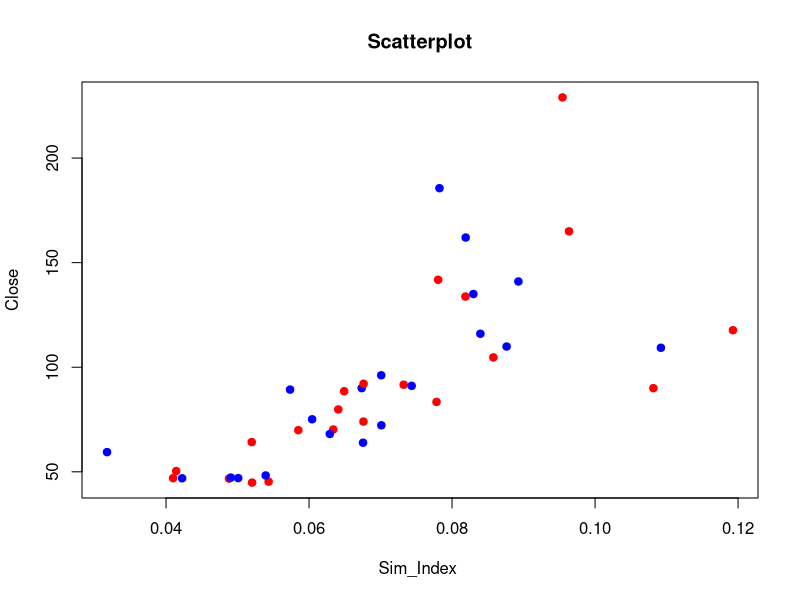
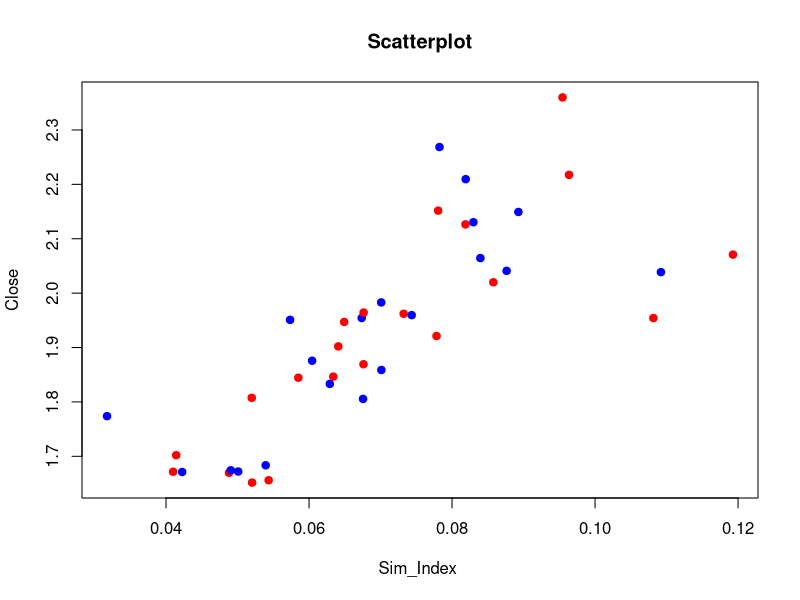
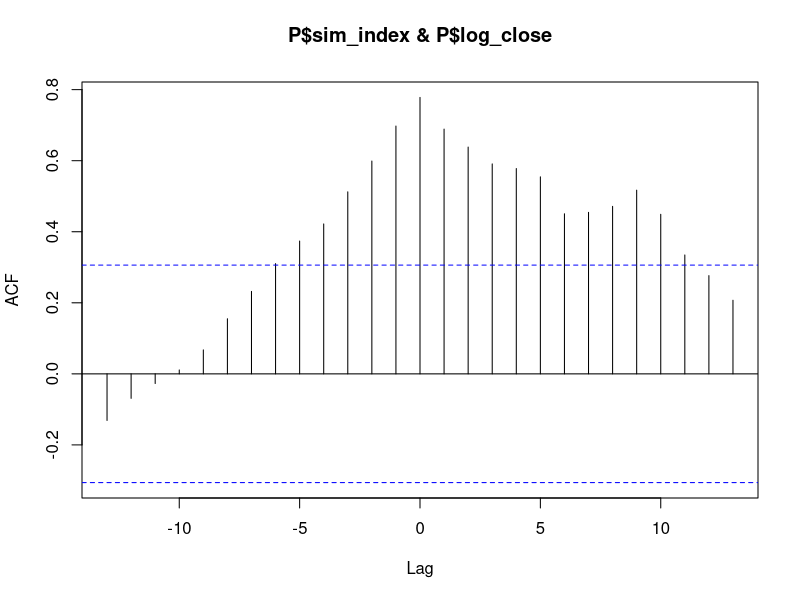

The R source for these figures, in order: (Note: this script raises an error after producing the figures.)
# Setting working dir
getwd()
setwd("/home/pankaj/MasterThesis")

#remove all the variables from the workspace
rm(list = ls())

library(ggplot2)
library(reshape)


# read data
P=read.csv(file="./data/btc_usd/daily_price_march_april.csv",head=TRUE,sep=",")
colnames(P) <- tolower(colnames(P))

P$time <- as.Date( as.character( P$time ) )
names(P)

cor(P$log_close,P$sim_index)

# Scatterplot between two varibales
plot(P$sim_index,P$close, main="Scatterplot", xlab="Sim_Index ", ylab="Close", col=c("red","blue"),pch=19)

# Scatterplot between two varibales
plot(P$sim_index,P$log_close, main="Scatterplot", xlab="Sim_Index ", ylab="Close", col=c("red","blue"),pch=19)
#
ccf(P$sim_index,P$log_close)

#Plot data

# Get into dataframe for ggplot
DF = data.frame(P)

str(DF)


#Plot tow graphs in same plot.

g<- ggplot(DF, aes(time))
g<- g1 + geom_line(aes(y=close), colour="red")
g<- g + geom_line(aes(y=sim_index), colour="green")
g

par(mar = c(5,5,2,5))

with(DF, plot(time, log_close, type="l", col="red3", 
             ylab="log (Price)",
             ylim=c(0,3)))

par(new = T)
with(DF, plot(time, sim_index, type="l", col= "blue", ylim=c(0, 0.1),axes=F, xlab=NA, ylab=NA, cex=1.2))
axis(side = 4)
mtext(side = 4, line = 3, 'Similarity Index')
legend("topleft",
       legend=c("Log Price (USD)", "Similarity Metric"),
       lty=c(2,1), col=c("red3", "blue"))
